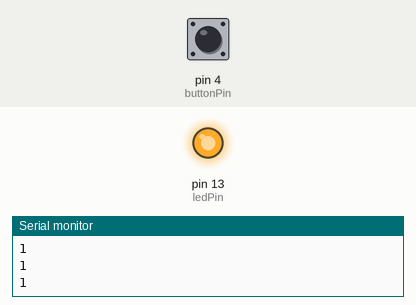
Recording of a sketch running on a simulated Arduino Uno, built with avr-gcc and run on an emulated ATmega328P. On the bench: output pins drawn as LEDs (lit = HIGH), the last lines printed to the serial monitor. The inputs (shaded band) are chosen by the test bench; at power-on: pin 4 (buttonPin) HIGH.

Above: at 1.2 s.
1.3 s: pin 4 (buttonPin) pulled LOW for 0.15 s
At 1.4 s:
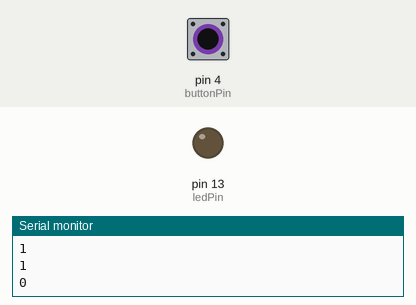
3.0 s: pin 4 (buttonPin) pulled LOW for 3.2 s
At 7.0 s:
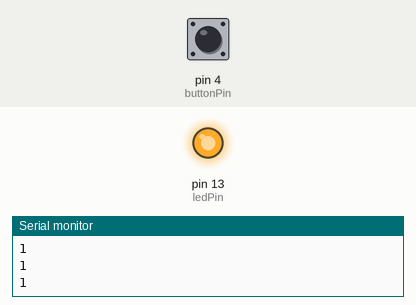
Timing chart, 0 to 8.5 s (numbered marks = the images above; inputs shaded):
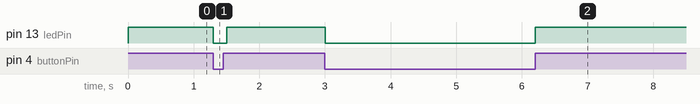

The sketch:

DoorSensor.ino
```cpp
const int buttonPin = 4;
const int ledPin = 13;

int buttonState = 0;

void setup() {
  pinMode(buttonPin, INPUT);
  pinMode(ledPin, OUTPUT);

  digitalWrite(buttonPin, HIGH);  // pull up
  digitalWrite(ledPin, LOW);

  Serial.begin(9600);
}

void loop() {
  // put your main code here, to run repeatedly:
  buttonState = digitalRead(buttonPin);
  digitalWrite(ledPin, buttonState);
  Serial.println(buttonState);
  delay(100);
}
```

Measured:
- after the input at 1.3 s, pin 13 (ledPin): HIGH → LOW at once, → HIGH 0.20 s later
- after the input at 3.0 s, pin 13 (ledPin): HIGH → LOW at once, → HIGH 3.2 s later
